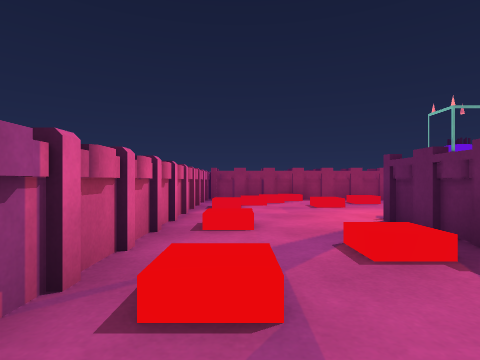
[1] (above)

16 first-person views from a walk through a 3-D level made in the Unity game engine. The camera is 0.68 m above the floor, looks level and sees 80° across. Doors are open. The floor is counted in squares, 1 m on a side. Each view is taken from the middle of a square. On the plan, view 1 faces up. The plan holds only what a view shows up to about 9 squares ahead; the rest is blank. The place goes on beyond the plan. The player is left out. Some animated figures are not drawn. Some surface patterns are stand-ins.

[2]
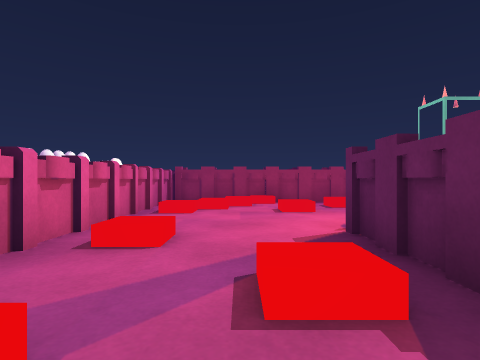

[3]
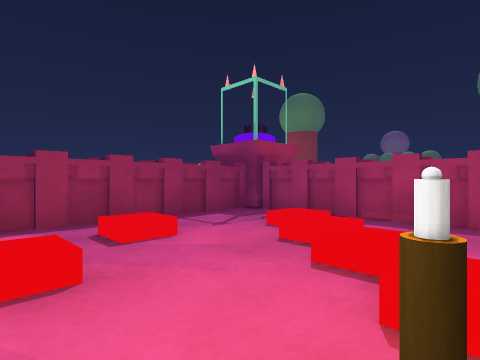

[4]
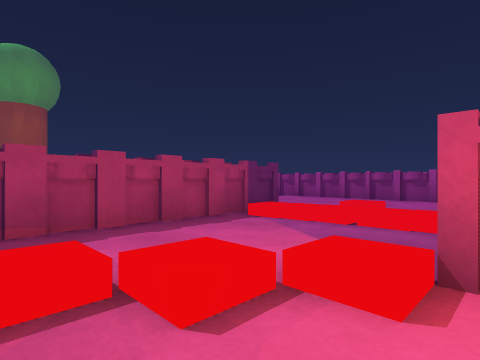

[5]
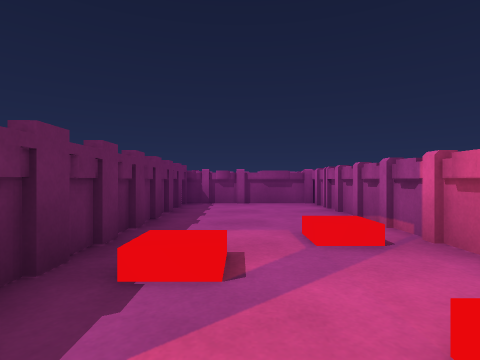

[6]
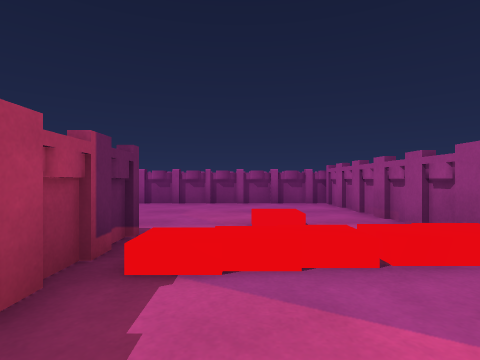

[7]
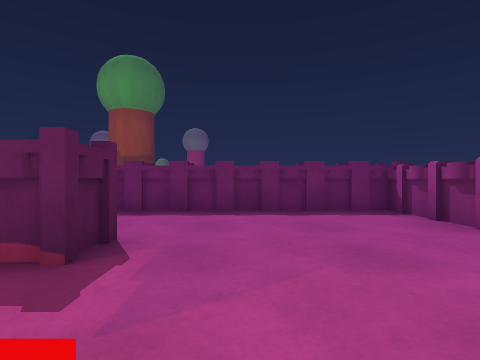

[8]
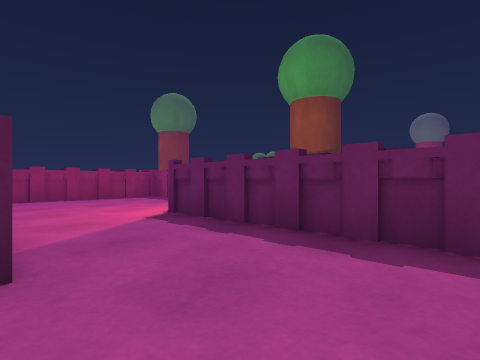

[9]
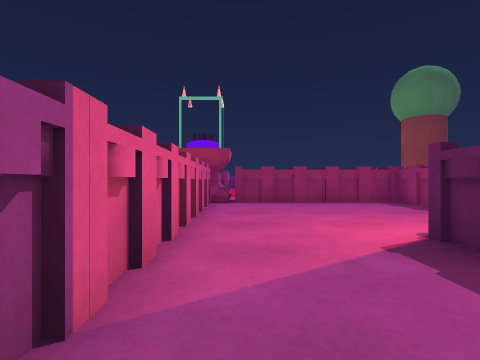

[10]
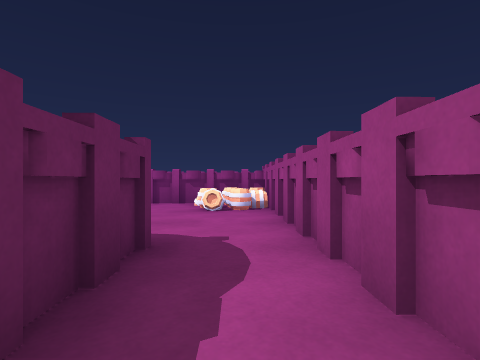

[11]
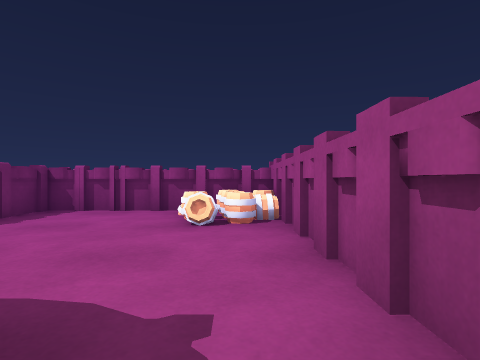

[12]
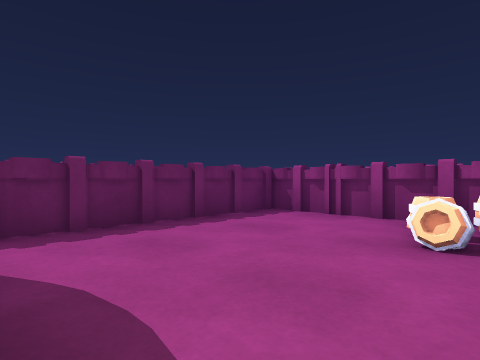

[13]
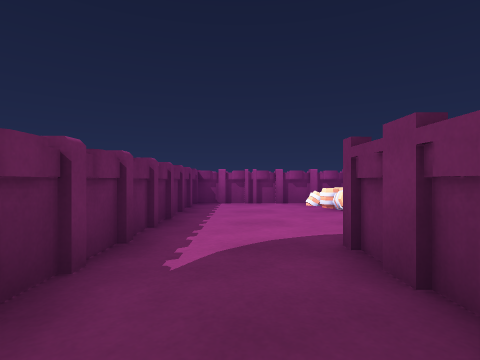

[14]
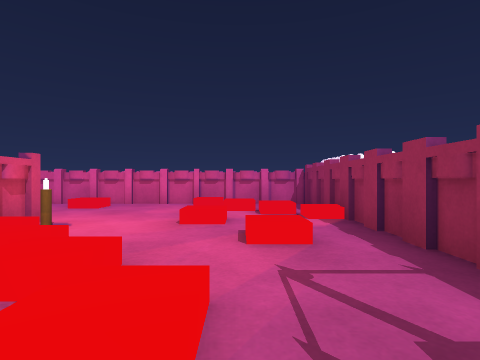

[15]
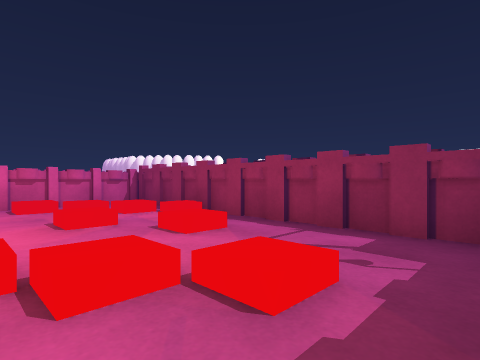

[16]
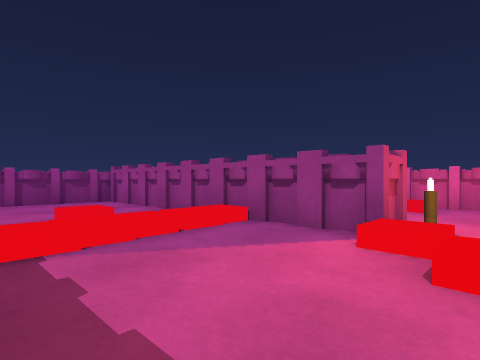

### Floor plan
Points are (right, up) in squares from view 1. A wall is a line through its corners. A room is listed if a view was taken in it or the views show most of it. See-through windows are left out.
Room 1 (views 1, 2, 3, 4, 5, 6, 7, 8, 9, 10, 14, 15, 16)
walls: (8.3, 1.4) (7.3, 1.4) (7.1, 9.4); (3.4, 4.6) (3.5, -3.4) (11.1, -3.4) (11.5, -3); (8.2, 9.2) (8.3, 1.8); (7.1, 9.8) (-1.2, 9.8) (-1.2, -3.4) (2.5, -3.4) (2.4, 4.5); (11.3, -3.4) (11.2, 4.3); (0.3, -3.2) (0.8, -3.5); (13.8, 8.3) (13.8, 9.8) (8.8, 9.8)
ways out: opening at (13, 5) to room 2
objects: other object (0, 2); other object (0, 4); other object (0, 7); other object (0, 8); other object (1, 3); other object (1, 9); other object (2, 7); other object (3, 5); other object (4, 2); other object (4, 5); other object (4, 6); other object (4, 8); other object (5, 1); other object (5, 2); other object (5, 7); other object (6, 2) to (6, 3)
Room 2 (views 11, 12, 13)
walls: (13.9, 2) (13.9, 4); (14.4, -3.4) (17.3, -3.4) (17.3, 3.5); (14.9, 3.8) (14.9, 2); (12.2, 4.1) (12.3, -3.3)
ways out: opening at (13, 5) to room 1; opening at (16.5, 5)
objects: other object (13, -2); other object (14, -3); other object (14, -2)

Positions as (right, up) in squares from view 1, and headings:
1: (0, 0), facing up
2: (1, 1), facing up
3: (2, 5), facing up-right
4: (3, 7), facing down-right
5: (1, 5), facing down
6: (6, 5), facing down
7: (5, 0), facing right
8: (8, -1), facing up-right
9: (9, 1), facing up
10: (13, 5), facing down
11: (13, 3), facing down
12: (13, 2), facing down-right
13: (16, 5), facing down
14: (7, 8), facing left
15: (7, 6), facing up-left
16: (7, 6), facing down-left
